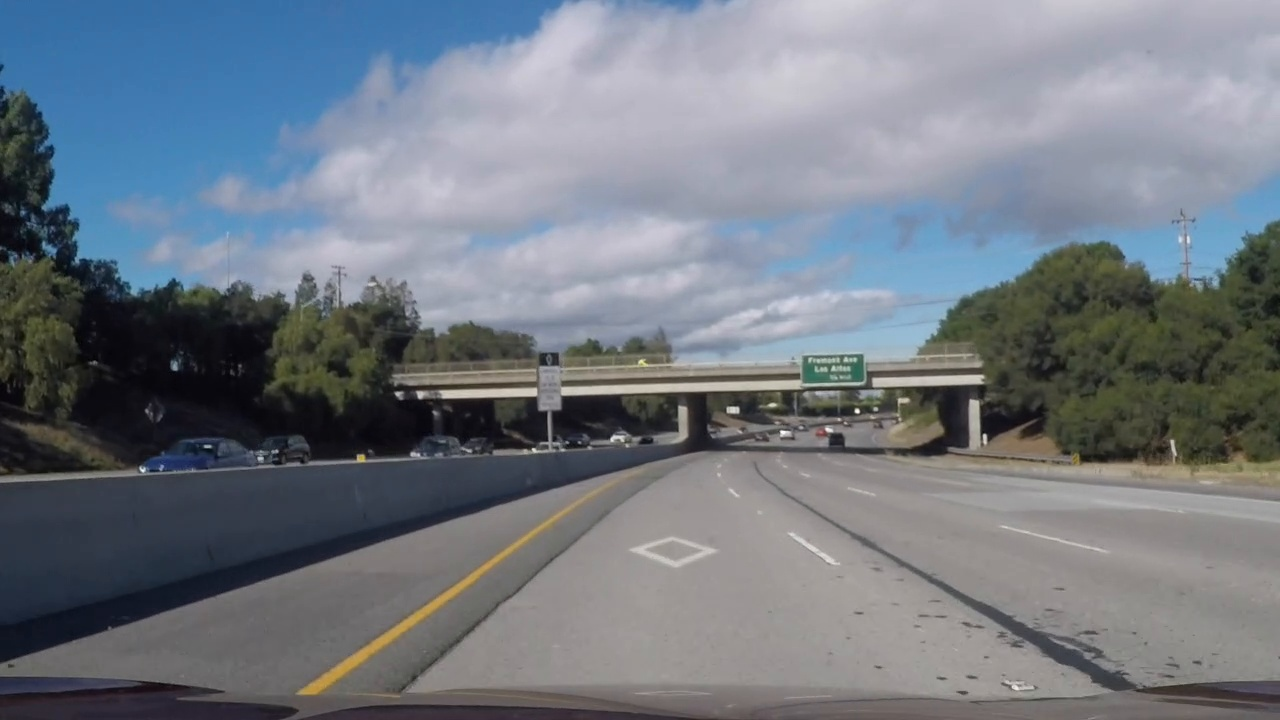
#> input picture output_images/output4.jpg, 1280 x 720 px
$ jupyter execute --allow-errors Find_Lane_Line-V6.ipynb   (shell and % lines are left out)   (older library calls are emulated)
#> lines starting #> are read from the running program, lines starting #| are printed output that depends on the picture; after the words box and inside, x2 and y2 are one past the last pixel; in counts of white or black regions, pixels touching at a corner belong together
## Advanced Lane Finding Project

The goals / steps of this project are the following:

* Compute the camera calibration matrix and distortion coefficients given a set of chessboard images.
* Apply a distortion correction to raw images.
* Use color transforms, gradients, etc., to create a thresholded binary image.
* Apply a perspective transform to rectify binary image ("birds-eye view").
* Detect lane pixels and fit to find the lane boundary.
* Determine the curvature of the lane and vehicle position with respect to center.
* Warp the detected lane boundaries back onto the original image.
* Output visual display of the lane boundaries and numerical estimation of lane curvature and vehicle position.

---
## First, I'll compute the camera calibration using chessboard images

[cell 1]
import os
import numpy as np
import cv2
import glob
from queue import Queue
import matplotlib.image as mpimg
import matplotlib.pyplot as plt
from collections import deque

# Define a class to receive the characteristics of each line detection
class Line():
    def __init__(self,buffer_size):
        self.buffer_size = buffer_size
        # was the line detected in the last iteration?
        self.detected = False
        # x values of the last n fits of the line
        self.recent_xfitted = deque([],maxlen=self.buffer_size)         # format [x1,x2...x5]
        #average x values of the fitted line over the last n iterations
        self.bestx = deque([],maxlen=self.buffer_size)
        #polynomial coefficients averaged over the last n iterations
        # x = A * y ** 2 + B * y + C
        self.best_fit = {'A':deque([],maxlen=self.buffer_size),'B':deque([],maxlen=self.buffer_size),
                      'C':deque([],maxlen=self.buffer_size)}
        #polynomial coefficients for the most recent fit, i.e. current frame
        self.current_fit = np.array([0,0,0], dtype='float')      # format [A,B,C]
        self.current_fitm = np.array([0,0,0], dtype='float')      # by unit meters
        #radius of curvature of the line in some units
        self.radius_of_curvature = deque([],maxlen=self.buffer_size)
        #distance in meters of vehicle center from the line
        self.line_base_pos = deque([],maxlen=self.buffer_size)
        #difference in fit coefficients between last and new fits
        self.diffs = np.array([0,0,0], dtype='float')
        #x values for detected line pixels
        self.allx = deque([],maxlen=self.buffer_size)
        #y values for detected line pixels
        self.ally = deque([],maxlen=self.buffer_size)

class Lane():
    def __init__(self):
        self.ym_per_pix = None           # y dimension, transfer pix scale to real world meter scale
        self.xm_per_pix = None           # x dimension, transfer pix scale to real world meter scale
        self.mtx = None                  # camera calibration mtx
        self.dist = None                 # camera calibration dst
        self.count = 0

left_line = Line(5)
right_line = Line(5)
lane = Lane()

# Make a list of calibration images
imgfiles = glob.glob('camera_cal/calibration*.jpg')

def camera_calibration(imgfiles,display = False):
    # prepare object points, like (0,0,0), (1,0,0), (2,0,0) ....,(6,5,0)
    # x axis 9 pionts, y axis 6 points, scan from x axis, one piont by one piont
#> further down, undist is the input picture: shape (720, 1280, 3); mean R, G, B 114.3, 121.4, 130.5
    objp = np.zeros((6*9,3), np.float32)
    objp[:,:2] = np.mgrid[0:9,0:6].T.reshape(-1,2)

    # Arrays to store object points and image points from all the images.
    objpoints = [] # 3d points in real world space
    imgpoints = [] # 2d points in image plane.

    # Step through the list and search for chessboard corners
    for fname in imgfiles:
        img = cv2.imread(fname)
        gray = cv2.cvtColor(img,cv2.COLOR_BGR2GRAY)

        # Find the chessboard corners
        ret, corners = cv2.findChessboardCorners(gray, (9,6),None)  # corners are 9 x 6 = 54 coordinates
        # If found, add object points, image points
        if ret == True:
            objpoints.append(objp)
            imgpoints.append(corners)

    ret, mtx, dist, rvecs, tvecs = cv2.calibrateCamera(objpoints, imgpoints,
                                                gray.shape[::-1], None, None)

    return mtx, dist

#> (the rest of this cell did not finish here and is left out)

## Apply a distortion correction to raw images.

[cell 2]
# undistort image with camera calibration mtx, dist
def undistort(img,mtx, dist):
    undist = cv2.undistort(img, mtx, dist, None, mtx)
    return undist

#> (the rest of this cell did not finish here and is left out)

## Use color transforms, gradients, etc., to create a thresholded binary image.

[cell 3]
# define color and x-gradient filter
def image_filter(img, l_thresh=(200, 255), b_thresh=(160,255),sx_thresh=(70, 210)):
#> called with l_thresh = (200, 255), b_thresh = (160, 255), sx_thresh = (70, 210)
    gray = cv2.cvtColor(img, cv2.COLOR_RGB2GRAY)
    # convert to LUV color space
    luv = cv2.cvtColor(img,cv2.COLOR_RGB2Luv)
#> luv: shape (720, 1280, 3); mean of channels 0, 1, 2 127, 94.1, 128.3
    l_channel = luv[:,:,0]
    u_channel = luv[:,:,1]
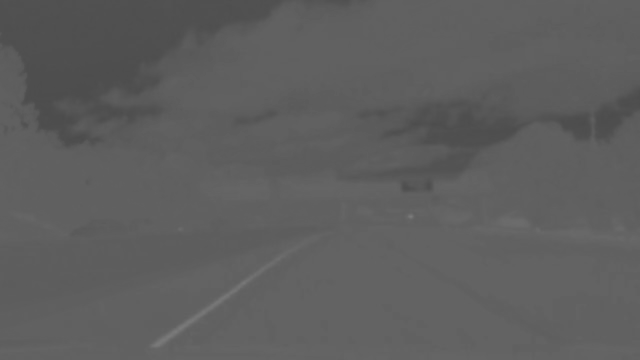
#> u_channel: shape (720, 1280) (shown at 1/2 size); min 75, max 123, mean 94.1
    v_channel = luv[:,:,2]
    luv_binary = np.zeros_like(l_channel)
    # luv_threshold = (230,255)
    u_threshold = (50,255)
    v_threshold = (50,255)
    l_th = (l_channel >= l_thresh[0]) & (l_channel <=l_thresh[1])
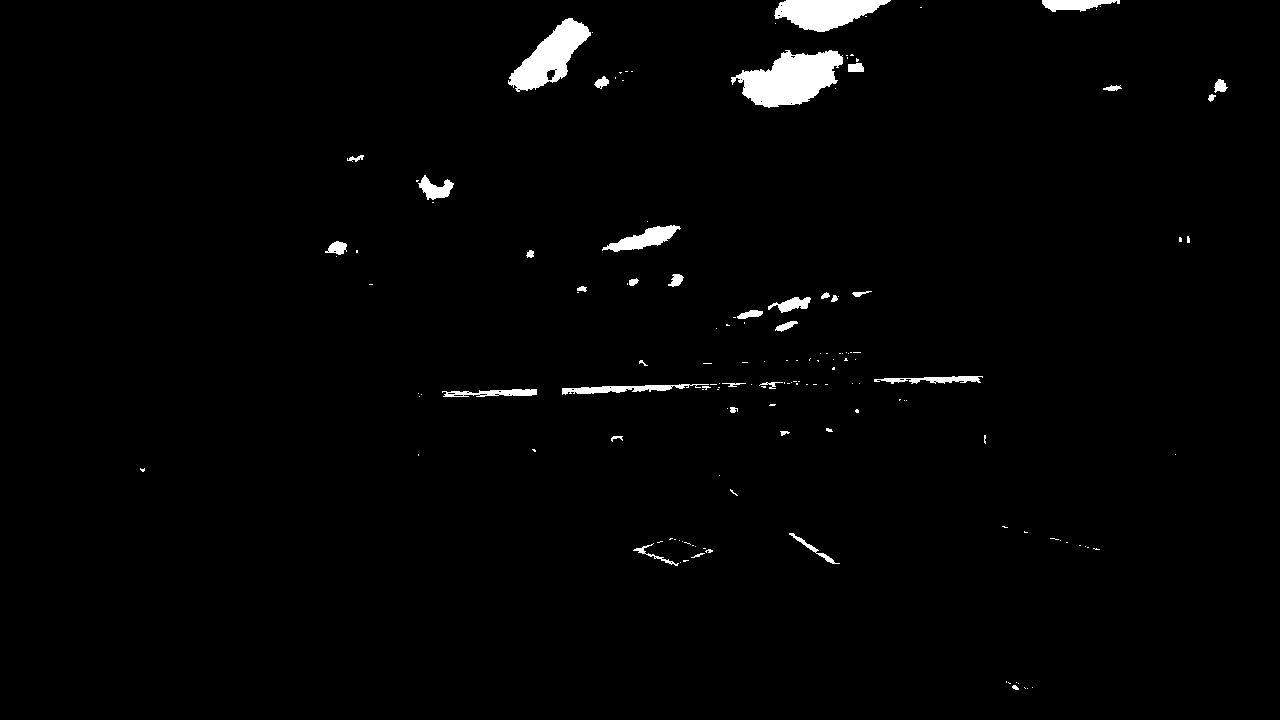
#> l_th: shape (720, 1280) bool; 1.7% white; 150 white regions (112 under 20 px), largest, box (x1, y1, x2, y2) and area: (731, 50, 843, 108) 3913, (508, 18, 591, 92) 2737, (774, 0, 891, 32) 2393
    u_th = (u_channel >= u_threshold[0]) & (u_channel <=u_threshold[1])
#> u_th: shape (720, 1280) bool; every value is 1
    v_th = (v_channel >= v_threshold[0]) & (v_channel <=v_threshold[1])
    luv_binary[l_th & u_th & v_th] =1
    # convert to Lab color space
    lab = cv2.cvtColor(img,cv2.COLOR_RGB2Lab)
#> lab: shape (720, 1280, 3); mean of channels 0, 1, 2 127.5, 128.1, 122.6
    # lab_channel = lab[:,:,0]
    # a_channel = lab[:,:,1]
    b_channel = lab[:,:,2]
    lab_binary = np.zeros_like(b_channel)
    # [5 lines of commented-out code are left out]
    b_th = (b_channel >= b_thresh[0]) & (b_channel <=b_thresh[1])
#> b_th: shape (720, 1280) bool; 0.22% white; 5 white regions (3 under 20 px), largest, box (x1, y1, x2, y2) and area: (302, 531, 536, 695) 1951, (359, 456, 365, 461) 26
    lab_binary[b_th] = 1

    # Sobel x
    sobelx = cv2.Sobel(gray, cv2.CV_64F, 1, 0) # Take the derivative in x
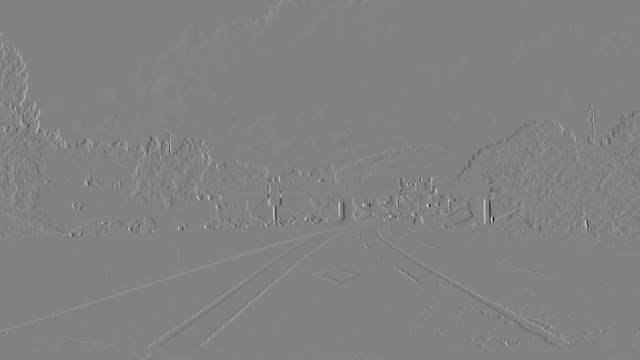
#> sobelx: shape (720, 1280) float64 (shown at 1/2 size); min -643, max 620, mean 0.4; drawn with min black and max white
    abs_sobelx = np.absolute(sobelx) # Absolute x derivative to accentuate lines away from horizontal
    scaled_sobel = np.uint8(255*abs_sobelx/np.max(abs_sobelx))

    # Threshold x gradient
    sxbinary = np.zeros_like(scaled_sobel)
    sxbinary[(scaled_sobel >= sx_thresh[0]) & (scaled_sobel <= sx_thresh[1])] = 1

    # combined channel
    combined = np.zeros_like(sxbinary)
    combined[ (luv_binary == 1) | (lab_binary ==1) | (sxbinary == 1) ] = 1
    return combined

# undist = mpimg.imread('output_images/straight_lines1.jpg')
undist = mpimg.imread('output_images/output4.jpg')
combined = image_filter(undist)
# cv2.imwrite('output_images/binary_combined.jpg',filtered)
# Plot the result
f, (ax1, ax2) = plt.subplots(1, 2, figsize=(24, 9))
f.tight_layout()

ax1.imshow(undist)
ax1.set_title('Undistorted Image', fontsize=40)

ax2.imshow(combined,cmap='gray')
# plt.savefig('output_images/binary_combined.jpg')
ax2.set_title('Binary threshold Image', fontsize=40)
plt.subplots_adjust(left=0.02, right=1, top=0.9, bottom=0.)

## Apply ROI to binary image

[cell 4]
def region_mask(img):
    mask = np.zeros_like(img)
    # inner_mask = np.zeros_like(img)
    h,w = mask.shape[0],mask.shape[1]

    vertices = np.array([[(0.45*w-50,h*0.65),(0.55*w+50,h*0.65),(w*0.85+150, h),
                                (w*0.15-150,h)]],dtype=np.int32)

    # '''
    inner_vertices = np.array([[(0.45*w+20,h*0.7),(0.55*w-20,h*0.7),(w*0.8-200, h),
                                (w*0.2+200,h)]],dtype=np.int32)
    # '''
    cv2.fillPoly(mask,vertices,1)
#> mask: shape (720, 1280); values 0 (black) and 1 (white), 19.5% white; 1 white region, box (x1, y1, x2, y2) and area: (43, 468, 1238, 720) 179656
    cv2.fillPoly(mask,inner_vertices,0)
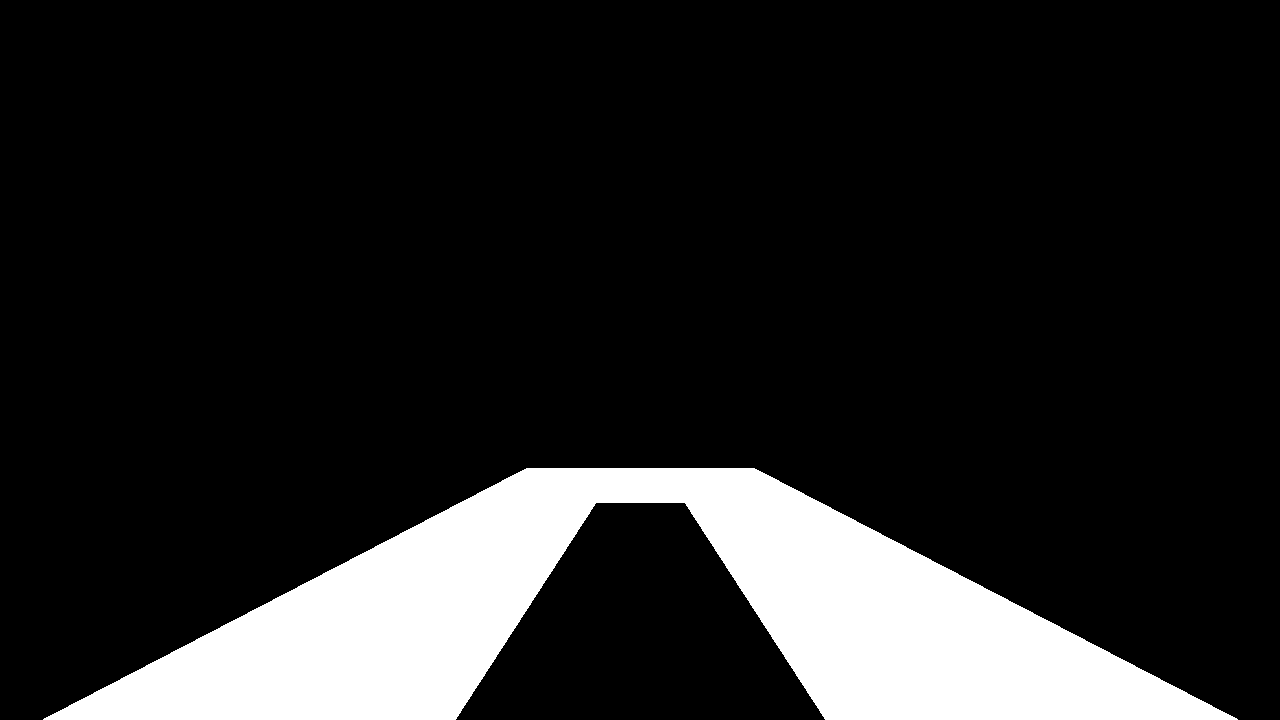
#> mask: shape (720, 1280); values 0 (black) and 1 (white), 14.1% white; 1 white region, box (x1, y1, x2, y2) and area: (43, 468, 1238, 720) 129963
    masked = cv2.bitwise_and(img,mask)
#> masked: shape (720, 1280); values 0 (black) and 1 (white), 0.24% white; 19 white regions (16 under 20 px), largest, box (x1, y1, x2, y2) and area: (302, 531, 536, 695) 1951, (789, 533, 840, 564) 203, (1010, 685, 1019, 690) 36
#> (the rest of the program and of its run is left out)
